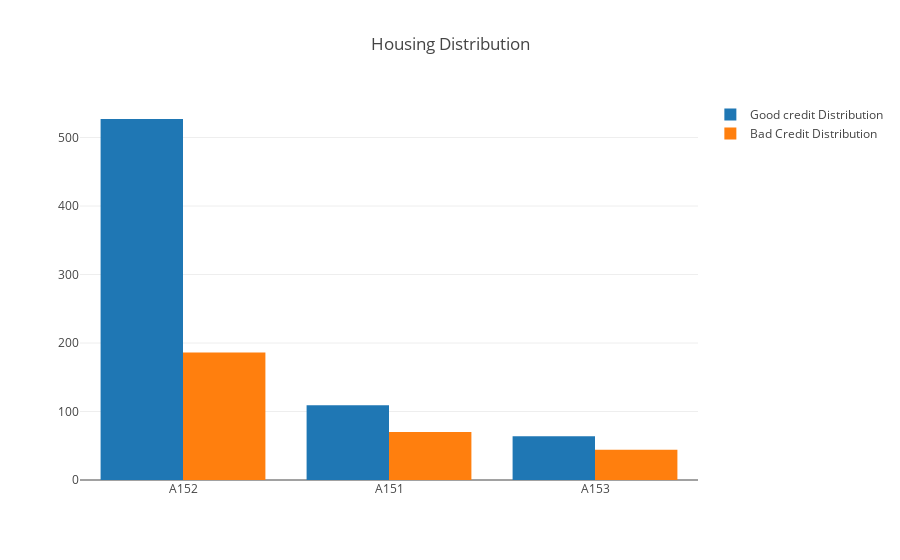

Notebook code for this chart:
### Markdown cell above
List of Jobs :
- A171 : unemployed/ unskilled  - non-resident
- A172 : unskilled - resident
- A173 : skilled employee / official
- A174 : management/ self-employed/ highly qualified employee/ officer
    
    
As we can see, skilled employee are the highest circle of people who borrowed money from the bank. It is very low on unemployed/unskilled people because they has the high probability of not paying back the bank and it makes sense.

### Code cell
trace0 = go.Bar(x = df[df["Risk"]== 1]["Housing"].value_counts().index.values,
                y = df[df["Risk"]== 1]["Housing"].value_counts().values,
                name='Good credit Distribution')


trace1 = go.Bar(x = df[df["Risk"]== 2]["Housing"].value_counts().index.values,
                y = df[df["Risk"]== 2]["Housing"].value_counts().values,
                name="Bad Credit Distribution")

data = [trace0, trace1]

layout = go.Layout(title='Housing Distribution')

fig = go.Figure(data=data, layout=layout)

py.iplot(fig, filename='grouped-bar')

### Figure 1 — Plotly figure (JSON) as saved in the notebook; plotly's stock layout.template omitted (floating-point values rounded to 4 significant figures)
{"data": [{"name": "Good credit Distribution", "type": "bar", "uid": "20308342-502c-11e9-bccd-48bf6be9efe4", "x": ["A152", "A151", "A153"], "y": [527, 109, 64]}, {"name": "Bad Credit Distribution", "type": "bar", "uid": "20308574-502c-11e9-9799-48bf6be9efe4", "x": ["A152", "A151", "A153"], "y": [186, 70, 44]}], "layout": {"title": "Housing Distribution"}}
